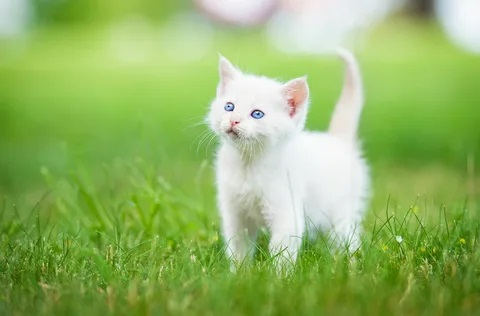
#> input picture CatImage.jpg, 480 x 316 px
$ jupyter execute ImageTheory.ipynb
#> lines starting #> are read from the running program, lines starting #| are printed output that depends on the picture
[cell 1]
import numpy as np
import cv2 as cv
from matplotlib import pyplot as plt
img = cv.imread('CatImage.jpg')
#> img is the input picture: shape (316, 480, 3); mean B, G, R 101.3, 181, 146.7
plt.imshow(img),plt.colorbar(),plt.show()
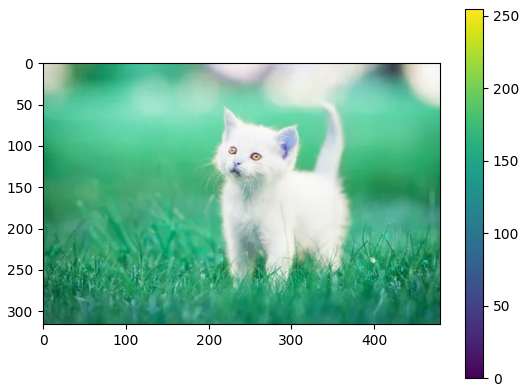
#> figure drawn by matplotlib, 2 panels; B, G, R data is drawn as R, G, B
mask = np.zeros(img.shape[:2],np.uint8)
bgdModel = np.zeros((1,65),np.float64)
fgdModel = np.zeros((1,65),np.float64)
rect = (150,20,250,250)# x,y,высота, ширина
cv.grabCut(img,mask,rect,bgdModel,fgdModel,10,cv.GC_INIT_WITH_RECT)
mask2 = np.where((mask==2)|(mask==0),0,1).astype('uint8')
img = img*mask2[:,:,np.newaxis]
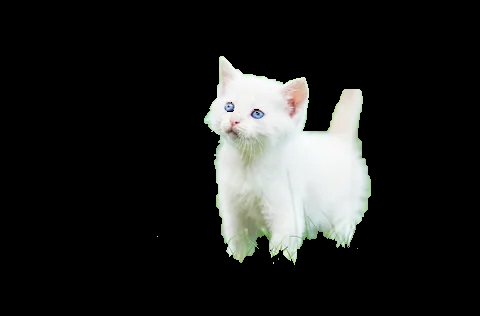
#> img: shape (316, 480, 3); mean B, G, R 32.7, 34, 33.1
plt.imshow(img),plt.colorbar(),plt.show()
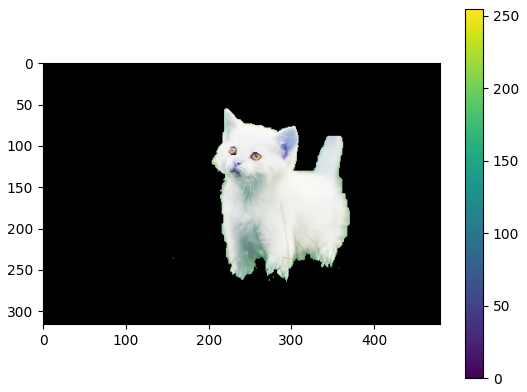
#> figure drawn by matplotlib, 2 panels; B, G, R data is drawn as R, G, B

[cell 2]
import numpy as np
import cv2 as cv
from matplotlib import pyplot as plt

img = cv.imread('CatImage.jpg')
mask = np.zeros(img.shape[:2], np.uint8)
bgdModel = np.zeros((1, 65), np.float64)
fgdModel = np.zeros((1, 65), np.float64)
rect = (150, 20, 250, 250)

num_iterations = 10

for i in range(num_iterations):
    cv.grabCut(img, mask, rect, bgdModel, fgdModel, i, cv.GC_INIT_WITH_RECT)  # Одна итерация за раз

    mask2 = np.where((mask == 2) | (mask == 0), 0, 1).astype('uint8')# 0 и 2 - background, 1 и 3 - foreground
    img_iter = img * mask2[:, :, np.newaxis]

    plt.figure(figsize=(10, 5))  # Увеличиваем размер изображения для лучшего просмотра
    plt.subplot(1, 2, 1)  # 1 строка, 2 столбца, 1-й subplot
    plt.imshow(img_iter), plt.title(f"Iteration {i+1}")

    plt.subplot(1, 2, 2) # 1 строка, 2 столбца, 2-й subplot
    plt.imshow(mask), plt.title("Mask")

    plt.show()
#> this loop made 10 passes
#> pass 1, `img_iter = img * mask2[:, :, np.newaxis]`:
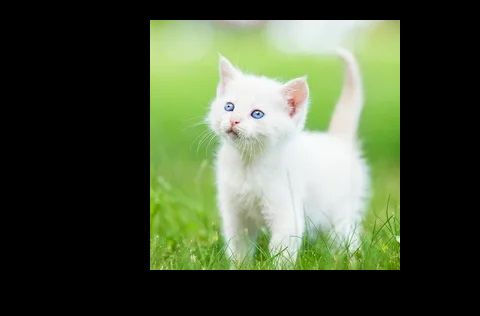
#> img_iter: shape (316, 480, 3); mean B, G, R 59.4, 83.7, 72.5
#> pass 1, `plt.show()`:
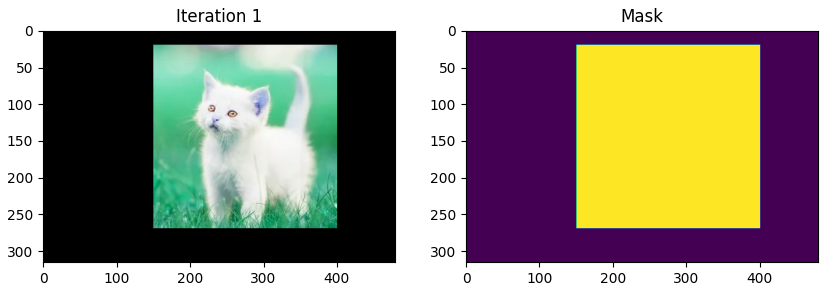
#> figure drawn by matplotlib, 2 panels; B, G, R data is drawn as R, G, B
#> pass 2, `plt.show()`:
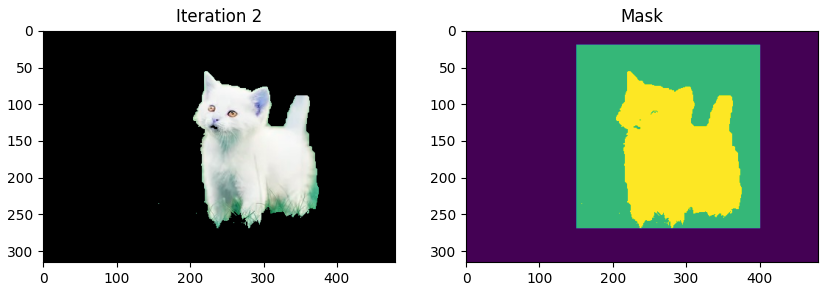
#> figure drawn by matplotlib, 2 panels; B, G, R data is drawn as R, G, B

plt.imshow(img_iter), plt.colorbar(), plt.show() # Отображение конечного результата
